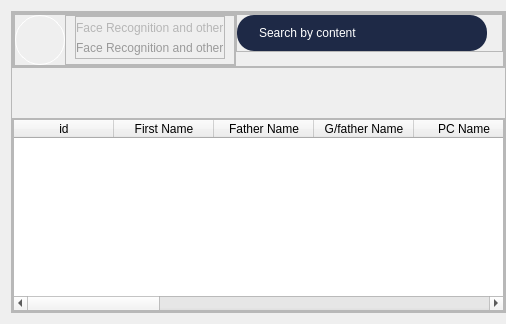
        <widget class="QWidget" name="widget_4" native="true">
         <layout class="QHBoxLayout" name="horizontalLayout_16">
          <property name="rightMargin">
           <number>0</number>
          </property>
          <item>
           <widget class="QFrame" name="frame_20">
            <property name="frameShape">
             <enum>QFrame::StyledPanel</enum>
            </property>
            <property name="frameShadow">
             <enum>QFrame::Raised</enum>
            </property>
            <layout class="QVBoxLayout" name="verticalLayout_12">
             <property name="spacing">
              <number>50</number>
             </property>
             <property name="leftMargin">
              <number>0</number>
             </property>
             <property name="topMargin">
              <number>0</number>
             </property>
             <property name="rightMargin">
              <number>0</number>
             </property>
             <property name="bottomMargin">
              <number>0</number>
             </property>
             <item alignment="Qt::AlignTop">
              <widget class="QFrame" name="frame_19">
               <property name="frameShape">
                <enum>QFrame::StyledPanel</enum>
               </property>
               <property name="frameShadow">
                <enum>QFrame::Raised</enum>
               </property>
               <layout class="QHBoxLayout" name="horizontalLayout_14">
                <property name="leftMargin">
                 <number>0</number>
                </property>
                <property name="topMargin">
                 <number>0</number>
                </property>
                <property name="rightMargin">
                 <number>0</number>
                </property>
                <property name="bottomMargin">
                 <number>0</number>
                </property>
                <item alignment="Qt::AlignTop">
                 <widget class="QFrame" name="frame_24">
                  <property name="minimumSize">
                   <size>
                    <width>0</width>
                    <height>0</height>
                   </size>
                  </property>
                  <property name="styleSheet">
                   <string notr="true">margin:0;
</string>
                  </property>
                  <property name="frameShape">
                   <enum>QFrame::StyledPanel</enum>
                  </property>
                  <property name="frameShadow">
                   <enum>QFrame::Raised</enum>
                  </property>
                  <layout class="QHBoxLayout" name="horizontalLayout_17">
                   <property name="spacing">
                    <number>0</number>
                   </property>
                   <property name="leftMargin">
                    <number>0</number>
                   </property>
                   <property name="topMargin">
                    <number>0</number>
                   </property>
                   <property name="rightMargin">
                    <number>0</number>
                   </property>
                   <property name="bottomMargin">
                    <number>0</number>
                   </property>
                   <item>
                    <widget class="QFrame" name="frame_97">
                     <property name="frameShape">
                      <enum>QFrame::StyledPanel</enum>
                     </property>
                     <property name="frameShadow">
                      <enum>QFrame::Raised</enum>
                     </property>
                     <layout class="QHBoxLayout" name="horizontalLayout_54">
                      <property name="spacing">
                       <number>0</number>
                      </property>
                      <property name="leftMargin">
                       <number>0</number>
                      </property>
                      <property name="topMargin">
                       <number>0</number>
                      </property>
                      <property name="rightMargin">
                       <number>0</number>
                      </property>
                      <property name="bottomMargin">
                       <number>0</number>
                      </property>
                      <item>
                       <widget class="QLabel" name="label_55">
                        <property name="minimumSize">
                         <size>
                          <width>50</width>
                          <height>50</height>
                         </size>
                        </property>
                        <property name="maximumSize">
                         <size>
                          <width>50</width>
                          <height>50</height>
                         </size>
                        </property>
                        <property name="styleSheet">
                         <string notr="true">border-radius:25;
border-style:solid;
border-width:1;
border-color: rgb(255, 255, 255);
padding:6;</string>
                        </property>
                        <property name="text">
                         <string/>
                        </property>
                        <property name="pixmap">
                         <pixmap>images/amboLogo.PNG</pixmap>
                        </property>
                        <property name="scaledContents">
                         <bool>true</bool>
                        </property>
                       </widget>
                      </item>
                      <item>
                       <widget class="QFrame" name="frame_93">
                        <property name="frameShape">
                         <enum>QFrame::StyledPanel</enum>
                        </property>
                        <property name="frameShadow">
                         <enum>QFrame::Raised</enum>
                        </property>
                        <layout class="QVBoxLayout" name="verticalLayout_43">
                         <property name="leftMargin">
                          <number>9</number>
                         </property>
                         <property name="topMargin">
                          <number>0</number>
                         </property>
                         <property name="bottomMargin">
                          <number>5</number>
                         </property>
                         <item>
                          <widget class="QFrame" name="frame_94">
                           <property name="minimumSize">
                            <size>
                             <width>0</width>
                             <height>0</height>
                            </size>
                           </property>
                           <property name="frameShape">
                            <enum>QFrame::StyledPanel</enum>
                           </property>
                           <property name="frameShadow">
                            <enum>QFrame::Raised</enum>
                           </property>
                           <layout class="QVBoxLayout" name="verticalLayout_46">
                            <property name="spacing">
                             <number>0</number>
                            </property>
                            <property name="leftMargin">
                             <number>0</number>
                            </property>
                            <property name="topMargin">
                             <number>0</number>
                            </property>
                            <property name="rightMargin">
                             <number>0</number>
                            </property>
                            <property name="bottomMargin">
                             <number>0</number>
                            </property>
                            <item>
                             <widget class="QLabel" name="label_35">
                              <property name="styleSheet">
                               <string notr="true">color: rgb(204, 204, 204);
font: 10pt &quot;arial black&quot;;
margin:0;
color: rgb(182, 182, 182);</string>
                              </property>
                              <property name="text">
                               <string>Face Recognition and other</string>
                              </property>
                             </widget>
                            </item>
                            <item>
                             <widget class="QLabel" name="label_51">
                              <property name="styleSheet">
                               <string notr="true">color: rgb(154, 154, 154);
font: 10pt &quot;arial&quot;;
margin:0;</string>
                              </property>
                              <property name="text">
                               <string>Face Recognition and other</string>
                              </property>
                             </widget>
                            </item>
                           </layout>
                          </widget>
                         </item>
                        </layout>
                       </widget>
                      </item>
                     </layout>
                    </widget>
                   </item>
                   <item alignment="Qt::AlignRight|Qt::AlignTop">
                    <widget class="QFrame" name="frame_83">
                     <property name="frameShape">
                      <enum>QFrame::StyledPanel</enum>
                     </property>
                     <property name="frameShadow">
                      <enum>QFrame::Raised</enum>
                     </property>
                     <layout class="QHBoxLayout" name="horizontalLayout_53">
                      <property name="spacing">
                       <number>15</number>
                      </property>
                      <property name="leftMargin">
                       <number>0</number>
                      </property>
                      <property name="topMargin">
                       <number>0</number>
                      </property>
                      <property name="rightMargin">
                       <number>15</number>
                      </property>
                      <property name="bottomMargin">
                       <number>0</number>
                      </property>
                      <item alignment="Qt::AlignRight">
                       <widget class="QLineEdit" name="lineEdit_2">
                        <property name="minimumSize">
                         <size>
                          <width>250</width>
                          <height>0</height>
                         </size>
                        </property>
                        <property name="styleSheet">
                         <string notr="true">background-color: rgb(30, 41, 70);
padding:10;
padding-left:20;
border-radius:17;
color: rgb(255, 255, 255);
border-style:none;
border-width:1;
border-color: rgb(220, 220, 220);</string>
                        </property>
                        <property name="inputMask">
                         <string/>
                        </property>
                        <property name="text">
                         <string notr="true" comment="Search by content" extracomment="Search by content">Search by content</string>
                        </property>
                        <property name="maxLength">
                         <number>32767</number>
                        </property>
                        <property name="echoMode">
                         <enum>QLineEdit::Normal</enum>
                        </property>
                       </widget>
                      </item>
                     </layout>
                    </widget>
                   </item>
                  </layout>
                 </widget>
                </item>
               </layout>
              </widget>
             </item>
             <item>
              <widget class="QFrame" name="frame_21">
               <property name="sizePolicy">
                <sizepolicy hsizetype="Expanding" vsizetype="Expanding">
                 <horstretch>0</horstretch>
                 <verstretch>0</verstretch>
                </sizepolicy>
               </property>
               <property name="frameShape">
                <enum>QFrame::StyledPanel</enum>
               </property>
               <property name="frameShadow">
                <enum>QFrame::Raised</enum>
               </property>
               <layout class="QHBoxLayout" name="horizontalLayout_15">
                <property name="spacing">
                 <number>0</number>
                </property>
                <property name="leftMargin">
                 <number>0</number>
                </property>
                <property name="topMargin">
                 <number>0</number>
                </property>
                <property name="rightMargin">
                 <number>0</number>
                </property>
                <property name="bottomMargin">
                 <number>0</number>
                </property>
                <item>
                 <widget class="QTableWidget" name="tableWidget">
                  <property name="styleSheet">
                   <string notr="true">


QHeaderView::section{
height:40px;
	
	background-color: rgb(17, 24, 40);
border-top:0px solid 4181C0;
border-bottom:0px solid 4181C0;
border-right:0px solid 4181C0;
border-left:0px solid 4181C0;
	
	
	color: rgb(255, 255, 255);
	font: 10pt &quot;arial&quot;;

}

background-color: rgb(255, 255, 255);
border:0px solid;
background-color: rgb(30, 41, 70);
border-radius:0;

color: rgb(255, 255, 255);
margin:0;
</string>
                  </property>
                  <column>
                   <property name="text">
                    <string>id</string>
                   </property>
                  </column>
                  <column>
                   <property name="text">
                    <string>First Name</string>
                   </property>
                   <property name="toolTip">
                    <string extracomment="name"/>
                   </property>
                  </column>
                  <column>
                   <property name="text">
                    <string>Father Name</string>
                   </property>
                  </column>
                  <column>
                   <property name="text">
                    <string>G/father Name</string>
                   </property>
                  </column>
                  <column>
                   <property name="text">
                    <string>PC Name</string>
                   </property>
                  </column>
                  <column>
                   <property name="text">
                    <string>Serial Number</string>
                   </property>
                  </column>
                  <column>
                   <property name="text">
                    <string>Username</string>
                   </property>
                  </column>
                  <column>
                   <property name="text">
                    <string>Age</string>
                   </property>
                  </column>
                  <column>
                   <property name="text">
                    <string>DOB</string>
                   </property>
                  </column>
                  <column>
                   <property name="text">
                    <string>Department</string>
                   </property>
                  </column>
                  <column>
                   <property name="text">
                    <string>Gender</string>
                   </property>
                  </column>
                  <column>
                   <property name="text">
                    <string>Photo</string>
                   </property>
                  </column>
                  <column>
                   <property name="text">
                    <string>Phone Number</string>
                   </property>
                  </column>
                  <column>
                   <property name="text">
                    <string>Address</string>
                   </property>
                  </column>
                 </widget>
                </item>
               </layout>
              </widget>
             </item>
            </layout>
           </widget>
          </item>
         </layout>
        </widget>
